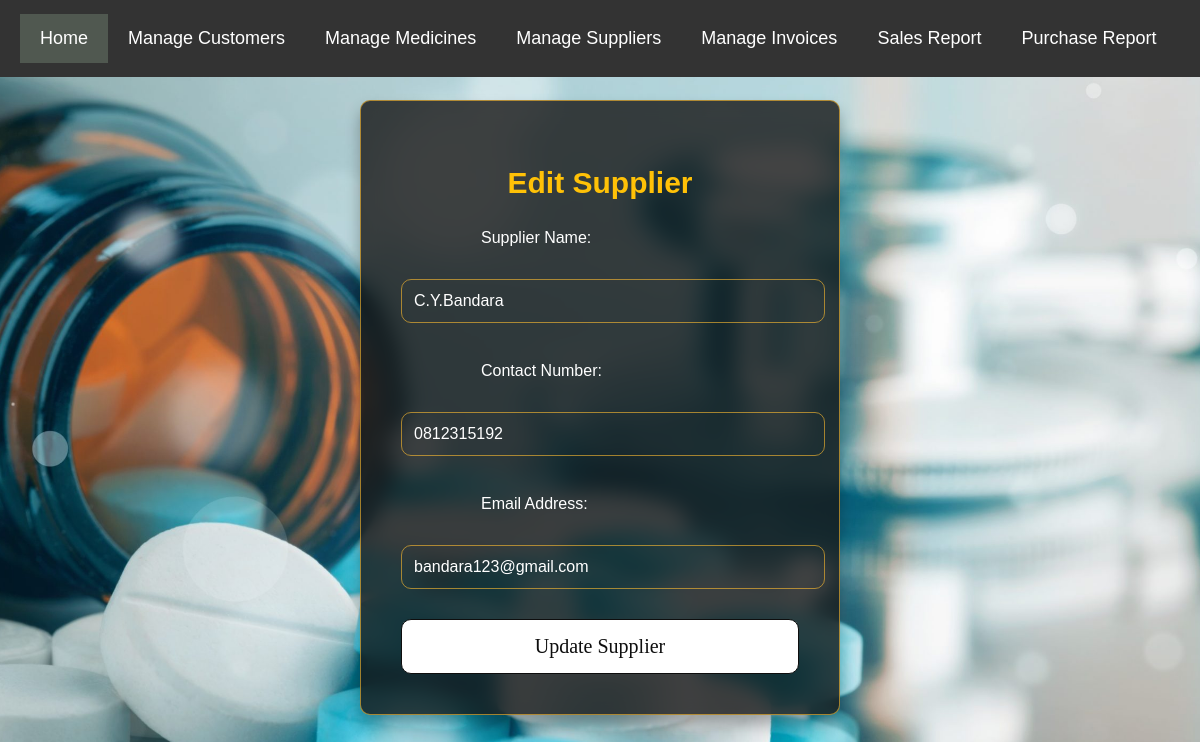
/edit_supplier.php?supplier_id=1 (signed in), run on the app's committed database.
### tables this page shows
CREATE TABLE `suppliers` (
  `supplier_id` int(11) NOT NULL,
  `name` varchar(100) DEFAULT NULL,
  `contact` varchar(20) DEFAULT NULL,
  `email` varchar(50) DEFAULT NULL
);

### public/edit_supplier.php (the view, shortened to what this page needs)
<?php
include('../includes/db.php');
if (isset($_GET['supplier_id'])) {
    $supplier_id = $_GET['supplier_id'];
    $sql = "SELECT * FROM suppliers WHERE supplier_id = $supplier_id";
    $result = $conn->query($sql);
    if ($result->num_rows > 0) {
        $supplier = $result->fetch_assoc();
    } else {
        echo "<script>alert('Supplier not found!'); window.location='manage_supplier.php';</script>";
        exit();
    }
} else {
    echo "<script>alert('Supplier ID is missing!'); window.location='manage_supplier.php';</script>";
    exit();
}
?>
<!DOCTYPE html>
<html lang="en">
<head>
    <link rel="stylesheet" href="../css/style.css">
</head>
<body>
<div class="navbar">
    <a href="dashboard.php" class="active">Home</a>
    <a href="manage_customer.php">Manage Customers</a>
    <a href="manage_medicine.php">Manage Medicines</a>
    <a href="manage_supplier.php">Manage Suppliers</a>
    <a href="manage_invoice.php">Manage Invoices</a>
    <a href="sales_report.php">Sales Report</a>
    <a href="purchase_report.php">Purchase Report</a>
</div>
    <div class="container">
        <h2>Edit Supplier</h2>
        <form method="POST" action="">
            <div class="form-group">
                <label for="name">Supplier Name:</label>
                <input type="text" name="name" id="name" required placeholder="Enter supplier name" class="form-control" value="<?php echo $supplier['name']; ?>">
            </div>
            <div class="form-group">
                <label for="contact">Contact Number:</label>
                <input type="text" name="contact" id="contact" required placeholder="Enter contact number" class="form-control" value="<?php echo $supplier['contact']; ?>">
            </div>
            <div class="form-group">
                <label for="email">Email Address:</label>
                <input type="email" name="email" id="email" required placeholder="Enter email address" class="form-control" value="<?php echo $supplier['email']; ?>">
            </div>
            <button type="submit" class="btn btn-primary">Update Supplier</button>
        </form>
    </div>
</body>
</html>

### css/style.css (style rules this page uses)
input[type=text], select, textarea { width: 100%; padding: 12px; color: rgb(255, 255, 255); border: 1px solid rgba(255, 189, 47, 0.6); border-radius: 10px; background: transparent; margin-left: 80px; }
label { padding: 9px 12px 12px 0; display: inline-block; color: white; text-decoration: none; font-family:Verdana; font-size: 20px; text-align: left; margin-left: 80px; }
.navbar { background-color: #333; overflow: hidden; padding: 14px 20px; position: fixed; width: 100%; top: 0; left: 0; z-index: 9999; }
.navbar a { float: left; display: block; color: #fff; text-align: center; padding: 14px 20px; text-decoration: none; font-size: 18px; font-family: Verdana, sans-serif; }
.navbar a.active { background-color: #505850; color: white; }
.container { position: relative; width: 30%; margin-left: 35%; }

### public/edit_supplier.php (style rules this page uses)
body { background-image: url('../images/3.jfif'); background-repeat: no-repeat; background-attachment: fixed; background-size: cover; background-position: center; font-family: Verdana, sans-serif; color: #fff; margin: 0; padding: 0; }
.navbar { background-color: #333; overflow: hidden; padding: 14px 20px; position: fixed; width: 100%; top: 0; left: 0; z-index: 9999; }
.navbar a { float: left; display: block; color: #fff; text-align: center; padding: 14px 20px; text-decoration: none; font-size: 18px; font-family: Verdana, sans-serif; }
.navbar a.active { background-color: #505850; color: white; }
.container { width: 40%; background-color: rgba(22, 22, 22, 0.8); border-radius: 10px; padding: 40px; margin: 100px auto; box-sizing: border-box; border: 1px solid rgba(255, 189, 47, 0.6); backdrop-filter: blur(10px); -webkit-backdrop-filter: blur(10px); box-shadow: 0 10px 15px rgba(0, 0, 0, 0.3); }
h2 { text-align: center; color: #ffc107; font-size: 30px; font-weight: bold; margin-bottom: 20px; }
.form-group { margin-bottom: 20px; }
label { color: #fff; font-size: 16px; font-family: Verdana, sans-serif; margin-bottom: 10px; display: block; }
input[type="text"], input[type="email"] { width: 100%; padding: 12px; margin: 10px 0; background: transparent; color: #fff; border: 1px solid rgba(255, 189, 47, 0.6); border-radius: 10px; font-size: 16px; font-family: Verdana, sans-serif; }
button[type="submit"] { background-color: rgb(255, 255, 255); color: rgb(14, 14, 14); padding: 15px 50px; border: 1px solid; border-radius: 10px; cursor: pointer; font-family: Verdana; font-size: 20px; margin-top: 20px; display: block; width: 100%; text-align: center; transition: 0.3s ease; }

### data on the page
suppliers: name "C.Y.Bandara", contact "0812315192", email "bandara123@gmail.com"
